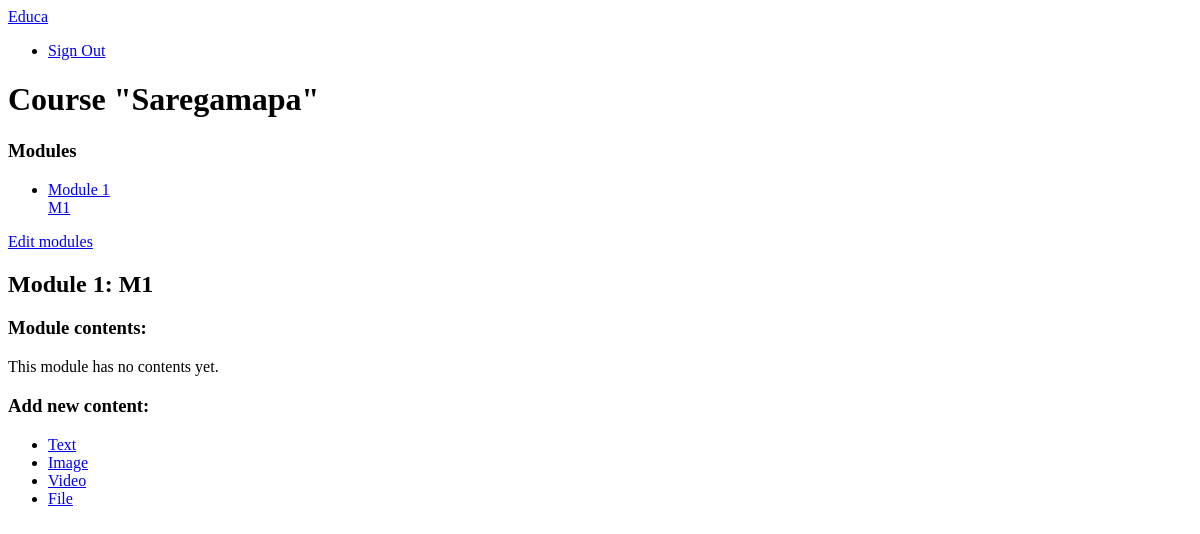
Page /course/module/7/ (signed in) on the earlier database version.
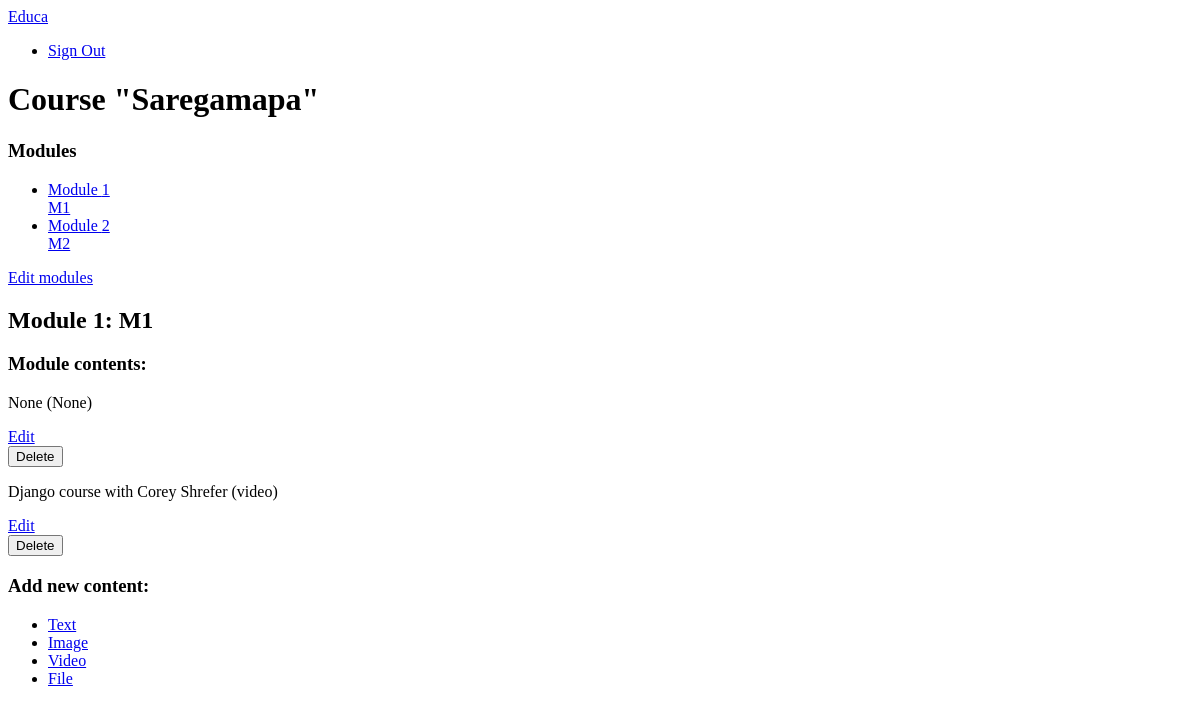
Same page on the later database version.
### courses/models.py (models this page shows, shortened)
class Course(models.Model):
    owner = models.ForeignKey(User, related_name = 'courses_created', on_delete=models.CASCADE)
    subject = models.ForeignKey(Subject, related_name = 'courses', on_delete=models.CASCADE)
    title = models.CharField(max_length=200)
    slug = models.SlugField(max_length=200, unique=True)
    overview = models.TextField()
    created = models.DateTimeField(auto_now_add=True)
    class Meta:
        ordering = ['-created']

class Module(models.Model):
    course = models.ForeignKey(Course, related_name='modules', on_delete=models.CASCADE)
    title = models.CharField(max_length=200)
    description = models.TextField(blank=True)
    order = OrderField(blank=True, for_fields=['course'])
    class Meta:
        ordering = ['order']

class Content(models.Model):
    module = models.ForeignKey(Module, related_name='contents', on_delete=models.CASCADE)
    content_type = models.ForeignKey(ContentType, on_delete=models.CASCADE, limit_choices_to={'model__in':{'text', 'video', 'image', 'file'}})
    object_id = models.PositiveIntegerField()
    item = GenericForeignKey('content_type', 'object_id')
    order = OrderField(blank=True, for_fields=['module'])
    class Meta:
        ordering = ['order']

class ItemBase(models.Model):
    owner = models.ForeignKey(User, related_name='%(class)s_related', on_delete=models.CASCADE)
    title = models.CharField(max_length=250)
    created = models.DateTimeField(auto_now_add=True)
    updated = models.DateTimeField(auto_now=True)
    class Meta:
        abstract=True
    def __str__(self):
        return self.title

class Video(ItemBase):
    url = models.URLField()

### courses/views.py (the view)
# urls.py: path('module/<int:module_id>/', views.ModuleContentListView.as_view(), name='module_content_list'),
class ModuleContentListView(TemplateResponseMixin, View):
    template_name= 'courses/manage/module/content_list.html'
    def get(self, request, module_id):
        module = get_object_or_404(Module, id=module_id, course__owner=request.user)
        return self.render_to_response({'module': module})

### courses/templatetags/course.py (called while the page is built)
@register.filter
def model_name(obj):
    try:
        return obj._meta.model_name
    except AttributeError:
        return None

### courses/templates/courses/manage/module/content_list.html (shortened to what this page needs)
{% extends "base.html" %}
{% load course %}
{% block content %}
    {% with course=module.course %}
        <h1>Course "{{ course.title }}"</h1>
        <div class="contents">
            <h3>Modules</h3>
            <ul id="modules">
                {% for m in course.modules.all %}
                    <li data-id="{{m.id}}" {% if m == module %} class="selected"{% endif %}>
                        <a href="{% url 'module_content_list' m.id %}">
                            <span>
                                Module <span class="order">{{m.order|add:1}}</span>
                            </span>
                            <br>
                            {{m.title}}
                        </a>
                    </li>
                {% empty %}
                    <li>No modules yet.</li>
                {% endfor %}
            </ul>
            <p><a href="{% url 'course_module_update' course.id%}">Edit modules</a></p>
        </div>
        <div class="module">
            <h2>Module {{module.order|add:1}}: {{module.title}}</h2>
            <h3>Module contents:</h3>
            <div id="module-contents">
                {% for content in module.contents.all %}
                    <div data-id="{{ content.id }}">
                        {% with item=content.item %}
                        <p>{{item}} ({{ item|model_name }})</p>
                        <a href="{% url 'module_content_update' module.id item|model_name item.id %}">Edit</a>
                        <form action="{% url 'module_content_delete' content.id %}" method="post">
                            <input type="submit" value="Delete">
                        </form>
                        {% endwith %}
                    </div>
                {% empty %}
                <p>This module has no contents yet.</p>
                {% endfor %}
            </div>
            <h3>Add new content:</h3>
            <ul class="content-types">
                <li><a href="{% url 'module_content_create' module.id 'text' %}">Text</a></li>
                <li><a href="{% url 'module_content_create' module.id 'image' %}">Image</a></li>
                <li><a href="{% url 'module_content_create' module.id 'video' %}">Video</a></li>
                <li><a href="{% url 'module_content_create' module.id 'file' %}">File</a></li>
            </ul>
        </div>
        {% endwith %}
{% endblock %}

### courses/templates/base.html (shortened to what this page needs)
{% load static %}
<!DOCTYPE html>
<html>
    <head>
    </head>
    <body>
        <div id="header">
            <a href="/" class="logo">Educa</a>
            <ul class="menu">
                {% if request.user.is_authenticated %}
                    <li><a href="{% url 'logout' %}">Sign Out</a></li>
                {% else %}
                    <li><a href="{% url 'login' %}">Sign In</a></li>
                {% endif %}
            </ul>
        </div>
        <div id="content">
            {% block content %}
            {% endblock %}
        </div>
    </body>
</html>

Differences in the rows shown:
added Module: order|add "2", title "M2"
added Content: item "None", item|model_name "None"
added Content: item "Django course with Corey Shrefer", item|model_name "video"
Other differences:
text no longer shown: "This module has no contents yet."
